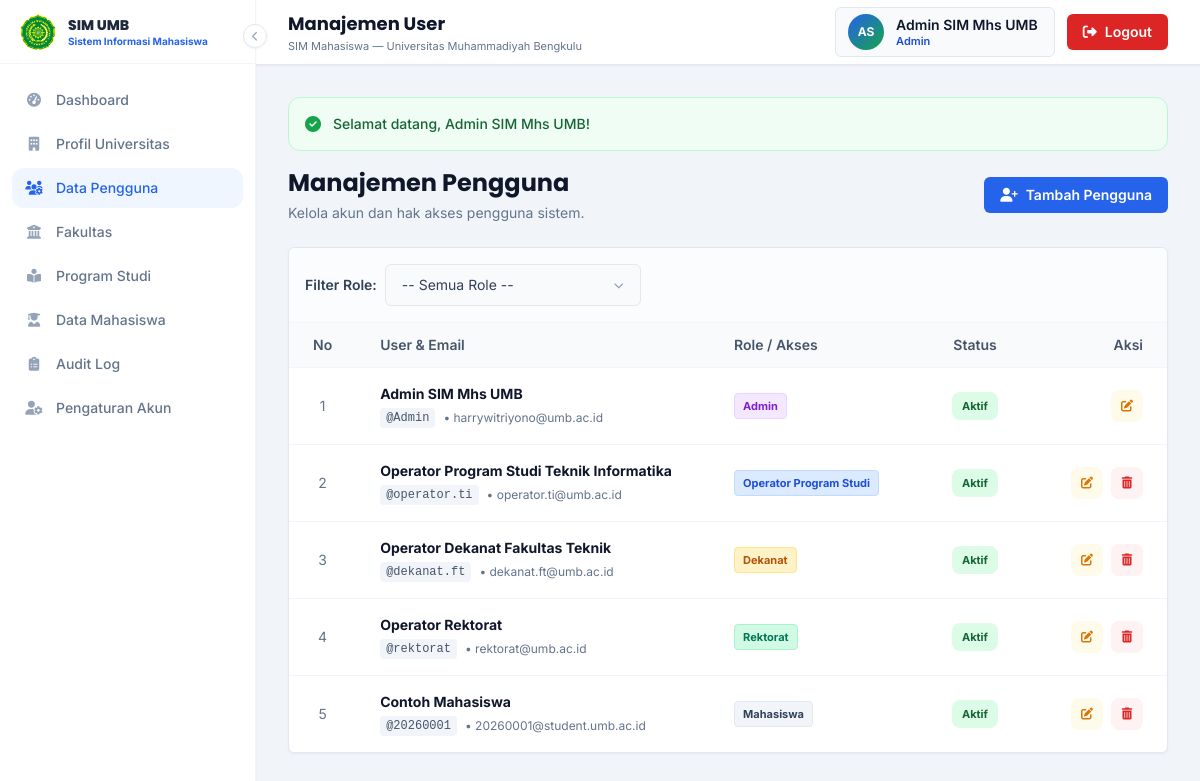
Screenshot of /admin/pengguna/index.php (signed in) with the database file from the repository.
### tables this page shows
CREATE TABLE `pengguna` (
  `id_pengguna` bigint(20) UNSIGNED NOT NULL,
  `id_role` smallint(5) UNSIGNED NOT NULL,
  `id_universitas` bigint(20) UNSIGNED DEFAULT NULL,
  `id_fakultas` bigint(20) UNSIGNED DEFAULT NULL,
  `id_program_studi` bigint(20) UNSIGNED DEFAULT NULL,
  `username` varchar(100) NOT NULL,
  `password_hash` varchar(255) NOT NULL,
  `nama_lengkap` varchar(200) NOT NULL,
  `email` varchar(150) DEFAULT NULL,
  `no_hp` varchar(30) DEFAULT NULL,
  `status_aktif` enum('Aktif','Tidak Aktif') NOT NULL DEFAULT 'Aktif',
  `last_login` datetime DEFAULT NULL,
  `created_at` timestamp NOT NULL DEFAULT current_timestamp(),
  `updated_at` timestamp NOT NULL DEFAULT current_timestamp() ON UPDATE current_timestamp()
);

CREATE TABLE `roles` (
  `id_role` smallint(5) UNSIGNED NOT NULL,
  `kode_role` varchar(30) NOT NULL,
  `nama_role` varchar(100) NOT NULL,
  `keterangan` varchar(255) DEFAULT NULL,
  `created_at` timestamp NOT NULL DEFAULT current_timestamp()
);

### config/app.php (called while the page is built, shortened)
<?php
function url(string $path = ''): string
{
    $path = ltrim($path, '/');
    return rtrim(BASE_URL, '/') . '/' . $path;
}

### app/auth.php (called while the page is built, shortened)
<?php
require_once __DIR__ . '/helper.php';
function get_user_login(): ?array
{
    return $_SESSION['user'];
}

### admin/pengguna/index.php (the view, shortened to what this page needs)
<?php
require_once dirname(__DIR__, 2) . '/config/app.php';
require_once dirname(__DIR__, 2) . '/config/database.php';
require_once dirname(__DIR__, 2) . '/app/helper.php';
require_once dirname(__DIR__, 2) . '/app/auth.php';
try {
    $sql = "SELECT p.id_pengguna, p.username, p.nama_lengkap, p.email, p.status_aktif, p.last_login, r.nama_role, r.kode_role
            FROM pengguna p
            JOIN roles r ON p.id_role = r.id_role ";
    $params = [];
    $sql .= " ORDER BY p.id_role ASC, p.nama_lengkap ASC";
    $stmt = $pdo->prepare($sql);
    $stmt->execute($params);
    $penggunaData = $stmt->fetchAll();
} catch (PDOException $e) {
    error_log($e->getMessage());
    $listRoles = [];
    $penggunaData = [];
}
$pageTitle  = 'Manajemen User';
$activeMenu = 'pengguna';
?>
<?php require_once dirname(__DIR__, 2) . '/layouts/admin/header.php'; ?>
<section class="mb-8">
    <div class="flex flex-col sm:flex-row sm:items-center sm:justify-between gap-4 mb-6">
        <div>
            <h2 class="font-heading font-bold text-2xl text-slate-900">Manajemen Pengguna</h2>
            <p class="text-sm text-slate-500 mt-1">Kelola akun dan hak akses pengguna sistem.</p>
        </div>
        <a href="<?= url('admin/pengguna/create.php') ?>" class="inline-flex items-center justify-center gap-2 px-4 py-2 bg-academic-600 text-white text-sm font-semibold rounded-md hover:bg-academic-700 transition-colors focus:ring-4 focus:ring-academic-100">
            <i class="fa-solid fa-user-plus"></i> Tambah Pengguna
        </a>
    </div>
    <div class="bg-white rounded-md shadow-sm border border-slate-200 mb-6">
        <div class="p-4 border-b border-slate-100 bg-slate-50/50 rounded-t-md flex items-center justify-between flex-wrap gap-4">
            <form action="" method="GET" class="flex items-center gap-2 w-full sm:w-auto">
                <label for="role" class="text-sm font-semibold text-slate-700 hidden sm:block">Filter Role:</label>
            </form>
        </div>
        <div class="overflow-x-auto">
            <table class="w-full text-sm table-hover">
                <thead class="bg-slate-50 text-slate-600 border-b border-slate-100">
                    <tr>
                        <th class="text-center font-semibold px-6 py-3 w-16">No</th>
                        <th class="text-left font-semibold px-6 py-3">User & Email</th>
                        <th class="text-left font-semibold px-6 py-3">Role / Akses</th>
                        <th class="text-center font-semibold px-6 py-3 w-32">Status</th>
                        <th class="text-right font-semibold px-6 py-3 w-32">Aksi</th>
                    </tr>
                </thead>
                <tbody class="divide-y divide-slate-100">
                    <?php if (empty($penggunaData)): ?>
                        <tr>
                            <td colspan="5" class="px-6 py-8 text-center text-slate-500">
                                <div class="w-12 h-12 rounded-full bg-slate-100 flex items-center justify-center mx-auto mb-3">
                                    <i class="fa-solid fa-users text-xl text-slate-400"></i>
                                </div>
                                Belum ada data pengguna yang sesuai.
                            </td>
                        </tr>
                    <?php else: ?>
                        <?php $no = 1; foreach ($penggunaData as $row):
                            $status = $row['status_aktif'];
                            $badge  = $status === 'Aktif' ? 'bg-elegant-100 text-elegant-800' : 'bg-slate-200 text-slate-600';
                            $roleColors = [
                                'ADMIN' => 'bg-purple-100 text-purple-700 border-purple-200',
                                'OPERATOR_PRODI' => 'bg-blue-100 text-blue-700 border-blue-200',
                                'DEKANAT' => 'bg-amber-100 text-amber-700 border-amber-200',
                                'REKTORAT' => 'bg-emerald-100 text-emerald-700 border-emerald-200',
                                'MAHASISWA' => 'bg-slate-100 text-slate-700 border-slate-200',
                            ];
                            $rc = $roleColors[$row['kode_role']] ?? 'bg-gray-100 text-gray-700 border-gray-200';
                        ?>
                            <tr>
                                <td class="px-6 py-4 text-center text-slate-500"><?= $no++ ?></td>
                                <td class="px-6 py-4">
                                    <div class="font-bold text-slate-900"><?= htmlspecialchars($row['nama_lengkap'], ENT_QUOTES, 'UTF-8') ?></div>
                                    <div class="text-xs text-slate-500 flex items-center gap-2 mt-1">
                                        <span class="font-mono bg-slate-100 px-1.5 py-0.5 rounded text-slate-600">@<?= htmlspecialchars($row['username'], ENT_QUOTES, 'UTF-8') ?></span>
                                        <?php if($row['email']): ?>
                                            <span>&bull; <?= htmlspecialchars($row['email'], ENT_QUOTES, 'UTF-8') ?></span>
                                        <?php endif; ?>
                                    </div>
                                </td>
                                <td class="px-6 py-4">
                                    <span class="inline-flex px-2 py-0.5 rounded text-[11px] font-bold border <?= $rc ?>">
                                        <?= htmlspecialchars($row['nama_role'], ENT_QUOTES, 'UTF-8') ?>
                                    </span>
                                </td>
                                <td class="px-6 py-4 text-center">
                                    <span class="inline-flex items-center justify-center px-2.5 py-1 rounded-lg text-[11px] font-bold <?= $badge ?>">
                                        <?= $status ?>
                                    </span>
                                </td>
                                <td class="px-6 py-4 text-right">
                                    <div class="flex items-center justify-end gap-2">
                                        <a href="<?= url('admin/pengguna/edit.php?id=' . $row['id_pengguna']) ?>" class="w-8 h-8 rounded-lg bg-amber-50 text-amber-600 flex items-center justify-center hover:bg-amber-100 transition-colors" title="Edit">
                                            <i class="fa-solid fa-pen-to-square text-xs"></i>
                                        </a>
                                        <?php if ($row['kode_role'] !== 'ADMIN' || $row['id_pengguna'] != $_SESSION['user']['id_pengguna']): ?>
                                        <form action="<?= url('admin/pengguna/process.php') ?>" method="POST" class="inline-block">
                                            <button type="submit" data-confirm="Apakah Anda yakin ingin menghapus pengguna ini?" class="w-8 h-8 rounded-lg bg-red-50 text-red-600 flex items-center justify-center hover:bg-red-100 transition-colors" title="Hapus">
                                                <i class="fa-solid fa-trash-can text-xs"></i>
                                            </button>
                                        </form>
                                        <?php endif; ?>
                                    </div>
                                </td>
                            </tr>
                        <?php endforeach; ?>
                    <?php endif; ?>
                </tbody>
            </table>
        </div>
    </div>
</section>
<?php require_once dirname(__DIR__, 2) . '/layouts/admin/footer.php'; ?>

### layouts/admin/header.php (shortened to what this page needs)
<?php
require_once dirname(__DIR__, 2) . '/app/helper.php';
require_once dirname(__DIR__, 2) . '/app/auth.php';
?>
<!DOCTYPE html>
<html lang="id">
<head>
    <script src="https://cdn.tailwindcss.com"></script>
    <link rel="stylesheet" href="https://cdnjs.cloudflare.com/ajax/libs/font-awesome/6.5.2/css/all.min.css"
>
</head>
<body class="min-h-screen text-slate-800">
<div class="flex min-h-screen">
    <?php require_once __DIR__ . '/sidebar.php'; ?>
    <div id="main-content" class="flex-1 flex flex-col min-w-0 lg:pl-64">
        <?php require_once __DIR__ . '/topbar.php'; ?>
        <main class="flex-1 p-4 sm:p-6 lg:p-8 w-full">
            <div class="w-full">
                <?= render_flash_alert() ?>

### layouts/admin/sidebar.php (shortened to what this page needs)
<?php
$user       = get_user_login() ?? [];
$idRole     = (int) ($user['id_role'] ?? 0);
$activeMenu = $activeMenu ?? '';
$menuItems = $menuByRole[$idRole] ?? [
    ['key' => 'dashboard', 'label' => 'Dashboard', 'icon' => 'fa-gauge-high', 'href' => url('admin/dashboard/index.php')],
];
?>
<aside id="sidebar"
       class="fixed inset-y-0 left-0 z-40 w-64 bg-white border-r border-slate-100 flex flex-col shadow-sm">
    <button type="button" id="btn-toggle-sidebar"
            class="hidden lg:flex absolute -right-3 top-6 w-6 h-6 bg-white border border-slate-200 rounded-full items-center justify-center text-slate-400 hover:text-academic-600 shadow-sm z-50 transition-transform">
        <i class="fa-solid fa-chevron-left text-[10px]" id="toggle-sidebar-icon"></i>
    </button>
    <div class="sidebar-header h-16 flex items-center gap-3 px-5 border-b border-slate-100 shrink-0">
        <div class="sidebar-logo w-9 h-9 rounded-full overflow-hidden shrink-0">
            <img src="<?= url('assets/logoumb.png') ?>" alt="Logo UMB" class="w-full h-full object-cover">
        </div>
        <div class="sidebar-text leading-tight min-w-0">
            <p class="font-heading font-extrabold text-slate-800 text-sm truncate">SIM UMB</p>
            <p class="text-[10px] text-academic-600 font-bold truncate">Sistem Informasi Mahasiswa</p>
        </div>
    </div>
    <nav class="flex-1 overflow-y-auto py-4 px-3">
        <ul class="space-y-1">
            <?php foreach ($menuItems as $item):
                $isActive = ($activeMenu === $item['key']);
            ?>
                <li>
                    <a href="<?= htmlspecialchars($item['href'], ENT_QUOTES, 'UTF-8') ?>"
                       class="sidebar-link flex items-center gap-3 px-3 py-2.5 rounded-xl text-sm font-medium transition-colors <?= $isActive ? 'active' : 'text-slate-500 hover:bg-slate-50 hover:text-academic-600' ?>">
                        <i class="fa-solid <?= htmlspecialchars($item['icon'], ENT_QUOTES, 'UTF-8') ?> w-5 text-center <?= $isActive ? '' : 'text-slate-400' ?>"></i>
                        <span class="sidebar-text"><?= htmlspecialchars($item['label'], ENT_QUOTES, 'UTF-8') ?></span>
                    </a>
                </li>
            <?php endforeach; ?>
        </ul>
    </nav>
</aside>

### layouts/admin/topbar.php (shortened to what this page needs)
<?php
$user       = get_user_login() ?? [];
$namaLengkap = $user['nama_lengkap'] ?? 'Pengguna';
$namaRole    = $user['nama_role'] ?? '-';
$initials = '';
$parts = preg_split('/\s+/', trim($namaLengkap));
foreach (array_slice($parts, 0, 2) as $p) {
    $initials .= mb_strtoupper(mb_substr($p, 0, 1));
}
?>
<header class="sticky top-0 z-20 bg-white/95 backdrop-blur border-b border-slate-200 shadow-sm">
    <div class="h-16 flex items-center justify-between gap-4 px-4 sm:px-6 lg:px-8">
        <div class="flex items-center gap-3 min-w-0">
            <div class="min-w-0">
                <h1 class="font-heading font-bold text-slate-900 text-base sm:text-lg truncate">
                    <?= htmlspecialchars($pageTitle ?? 'Dashboard', ENT_QUOTES, 'UTF-8') ?>
                </h1>
                <p class="text-[11px] text-slate-500 truncate hidden sm:block">
                    SIM Mahasiswa — Universitas Muhammadiyah Bengkulu
                </p>
            </div>
        </div>
        <div class="flex items-center gap-2 sm:gap-3">
            <div class="hidden md:flex items-center gap-3 pl-3 pr-4 py-1.5 rounded-md bg-slate-50 border border-slate-200">
                <div class="w-9 h-9 rounded-full bg-gradient-to-br from-academic-600 to-elegant-600 flex items-center justify-center text-white font-bold text-xs shrink-0">
                    <?= htmlspecialchars($initials, ENT_QUOTES, 'UTF-8') ?>
                </div>
                <div class="leading-tight min-w-0">
                    <p class="text-sm font-semibold text-slate-900 truncate max-w-[10rem]"><?= htmlspecialchars($namaLengkap, ENT_QUOTES, 'UTF-8') ?></p>
                    <p class="text-[11px] text-academic-700 font-semibold truncate max-w-[10rem]">
                        <?= htmlspecialchars($namaRole, ENT_QUOTES, 'UTF-8') ?>
                    </p>
                </div>
            </div>
            <a href="<?= url('auth/logout.php') ?>"
               data-confirm="Apakah Anda yakin ingin keluar dari sistem?"
               class="inline-flex items-center gap-2 px-3 sm:px-4 py-2 rounded-md bg-red-600 hover:bg-red-700 text-white text-xs sm:text-sm font-semibold shadow-sm transition-colors focus:outline-none focus:ring-2 focus:ring-red-400 focus:ring-offset-1">
                <i class="fa-solid fa-right-from-bracket"></i>
                <span class="hidden sm:inline">Logout</span>
            </a>
        </div>
    </div>
</header>

### app/helper.php (shortened to what this page needs)
<?php
function get_flash_message(): ?array
{
    if (empty($_SESSION['flash_message'])) {
        return null;
    }
    $flash = $_SESSION['flash_message'];
    return $flash;
}
function render_flash_alert(): string
{
    $flash = get_flash_message();
    if ($flash === null) {
        return '';
    }
    $map = [
        'success' => ['bg-green-50',  'border-green-200',  'text-green-800',  'fa-circle-check',    'text-green-600'],
        'danger'  => ['bg-red-50',    'border-red-200',    'text-red-800',    'fa-circle-exclamation','text-red-600'],
        'warning' => ['bg-amber-50',  'border-amber-200',  'text-amber-800',  'fa-triangle-exclamation', 'text-amber-600'],
        'info'    => ['bg-blue-50',   'border-blue-200',   'text-blue-800',   'fa-circle-info',     'text-blue-600'],
    ];
    $type   = $flash['type'];
    $cfg    = $map[$type] ?? $map['info'];
    $msg    = htmlspecialchars($flash['message'], ENT_QUOTES, 'UTF-8');
    return sprintf(
        '<div class="flex items-start gap-3 p-4 rounded-xl border %s %s mb-4" role="alert">'
        . '<i class="fa-solid %s %s mt-0.5"></i>'
        . '<p class="text-sm font-medium %s">%s</p>'
        . '</div>',
        $cfg[0],
        $cfg[1],
        $cfg[3],
        $cfg[4],
        $cfg[2],
        $msg
    );
}

### layouts/admin/footer.php (shortened to what this page needs)
            </div>
        </main>
    </div>
</div>
</body>
</html>

### layouts/admin/header.php (style rules this page uses)
body { font-family: 'Inter', system-ui, sans-serif; background: #f1f5f9; }
h1, h2, h3, h4, h5, h6, .font-heading { font-family: 'Poppins', 'Inter', sans-serif; }
#sidebar { transition: transform .25s ease; }
.sidebar-link.active { background-color: #eff6ff; color: #2563eb; }
.sidebar-link.active i { color: #2563eb; }
#sidebar { transition: width 0.3s ease, transform 0.3s ease; }
#main-content { transition: padding-left 0.3s ease; }

### rows the page displays
pengguna: nama_lengkap "Admin SIM Mhs UMB", username "Admin", email "harrywitriyono@umb.ac.id", id_role.nama_role "Admin", status_aktif "Aktif"
roles: nama_role "Admin"
pengguna: nama_lengkap "Operator Program Studi Teknik Informatika", username "operator.ti", email "operator.ti@umb.ac.id", id_role.nama_role "Operator Program Studi", status_aktif "Aktif"
pengguna: nama_lengkap "Operator Dekanat Fakultas Teknik", username "dekanat.ft", email "dekanat.ft@umb.ac.id", id_role.nama_role "Dekanat", status_aktif "Aktif"
pengguna: nama_lengkap "Operator Rektorat", username "rektorat", email "rektorat@umb.ac.id", id_role.nama_role "Rektorat", status_aktif "Aktif"
pengguna: nama_lengkap "Contoh Mahasiswa", username "20260001", email "20260001@student.umb.ac.id", id_role.nama_role "Mahasiswa", status_aktif "Aktif"

### other values shown
$item['label'] "Dashboard"
$item['label'] "Profil Universitas"
$item['label'] "Data Pengguna"
$item['label'] "Fakultas"
$item['label'] "Program Studi"
$item['label'] "Data Mahasiswa"
$item['label'] "Audit Log"
$item['label'] "Pengaturan Akun"
$pageTitle "Manajemen User"
$initials "AS"
